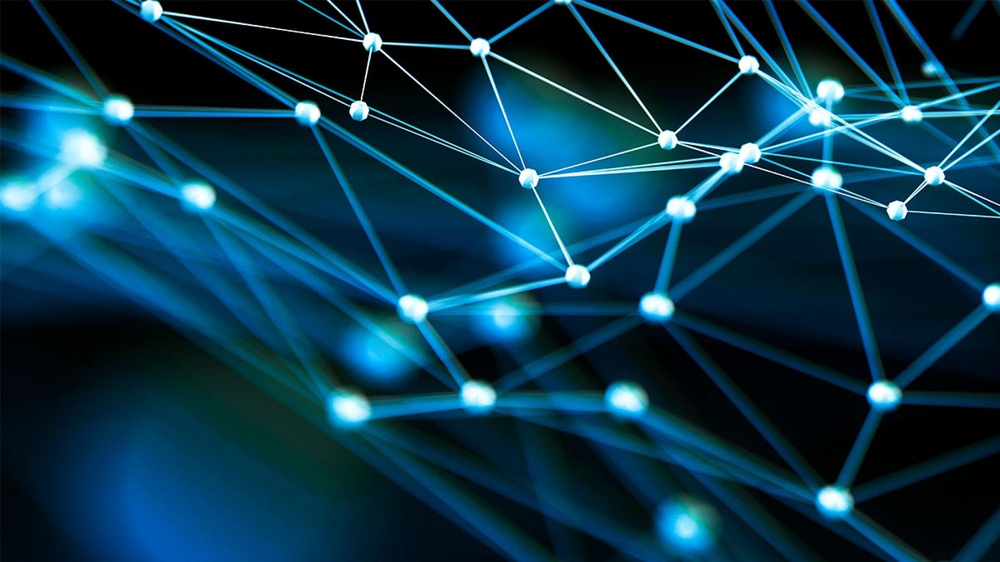
#> input picture Chapters/Resources/algorithms.jpg, 1000 x 562 px, shrunk from 1920 x 1080 before the run
$ python Chapter2.py
#> lines starting #> are read from the running program, lines starting #| are printed output that depends on the picture; after the words box and inside, x2 and y2 are one past the last pixel; in counts of white or black regions, pixels touching at a corner belong together
import cv2
import numpy as np
img = cv2.imread('Resources/algorithms.jpg')
#> img is the input picture: shape (562, 1000, 3); mean B, G, R 75.5, 55.4, 10.8

#Converting the image intro greyscale - cv2.cvtColor

imgGray = cv2.cvtColor(img,cv2.COLOR_BGR2GRAY)
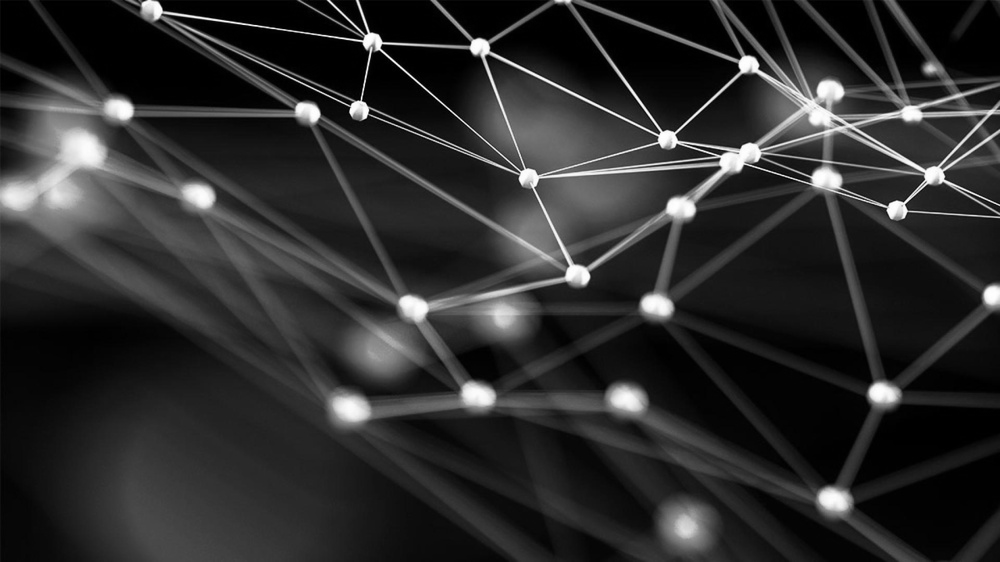
#> imgGray: shape (562, 1000); min 0, max 255, mean 44.3
cv2.imshow("Gray Image",imgGray)
'''cv2.waitKey(0)'''

#Blur Function

imgBlur = cv2.GaussianBlur(imgGray,(9,9),0)
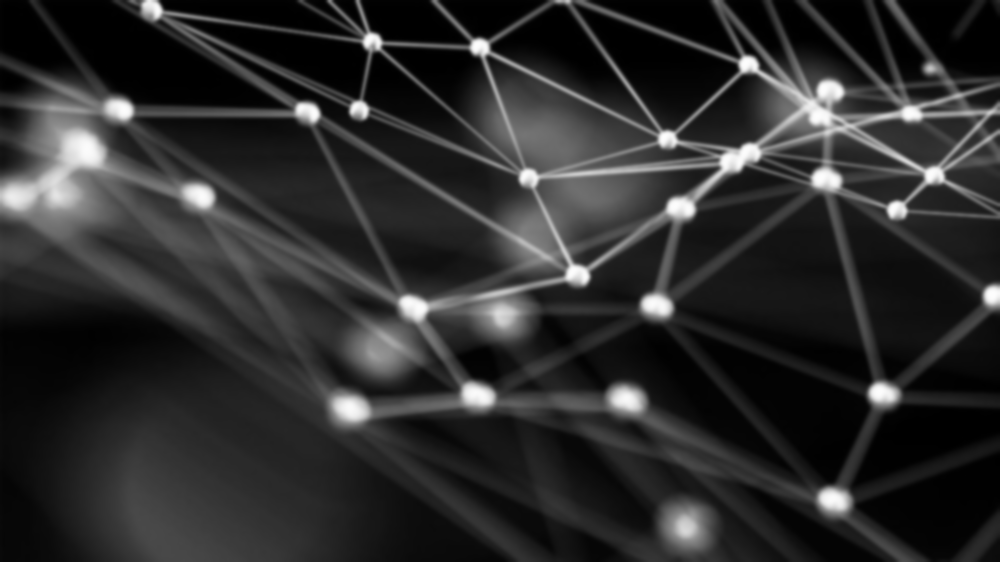
#> imgBlur: shape (562, 1000); min 0, max 253, mean 44.3
cv2.imshow("Blur Image",imgBlur)
'''cv2.waitKey(0)'''

#Edge Detector - to find the edges in our images

imgCanny = cv2.Canny(img,100,100) #Increase the threshold to increase/decrease the edges
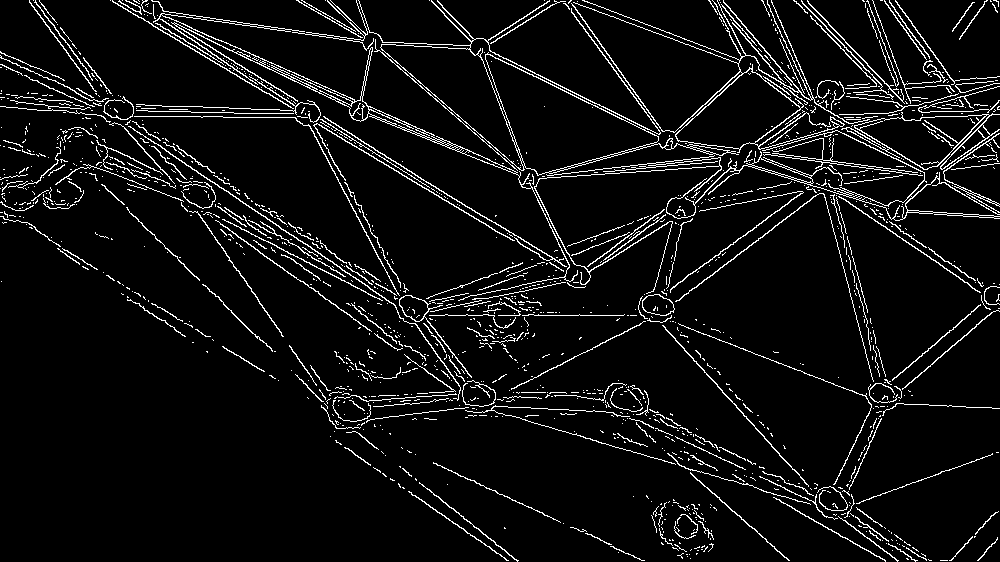
#> imgCanny: shape (562, 1000); 6.4% white in thin lines or dots
cv2.imshow('Canny image',imgCanny)
'''cv2.waitKey(0)'''

#Dialation - increasing the thickness of the edge

kernal = np.ones((5,5),np.uint8)
imgDialation = cv2.dilate(imgCanny,kernal,iterations=5)
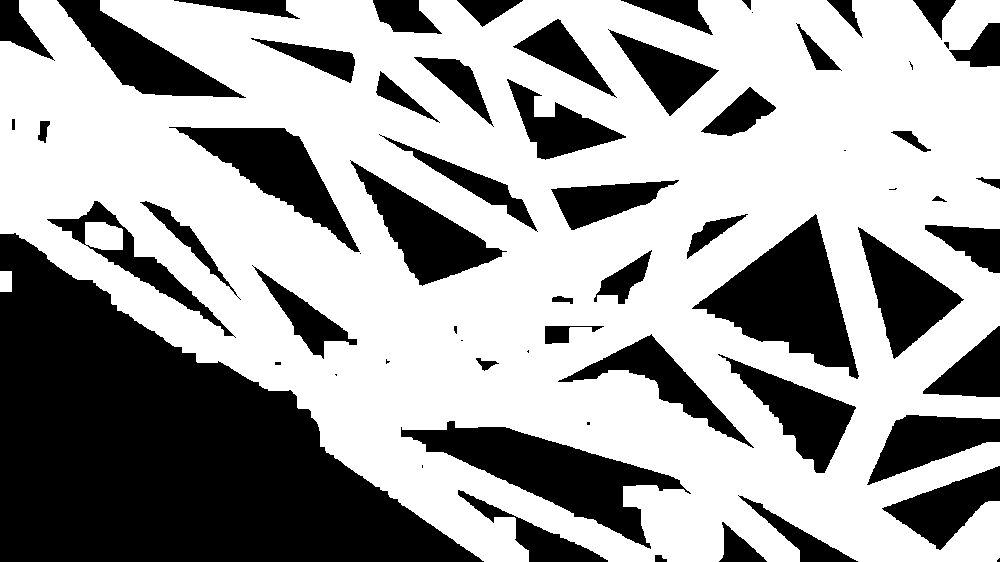
#> imgDialation: shape (562, 1000); 63.4% white; 64 black regions (13 under 20 px), largest, box (x1, y1, x2, y2) and area: (0, 233, 484, 562) 84110, (692, 214, 859, 379) 12144, (401, 421, 691, 549) 12144
cv2.imshow('Dialation image',imgDialation)
'''cv2.waitKey(0)'''

#Erotion - Decreasing the thickness of the edge or making it thinner

imgEroded = cv2.erode(imgDialation,kernal,iterations=1)
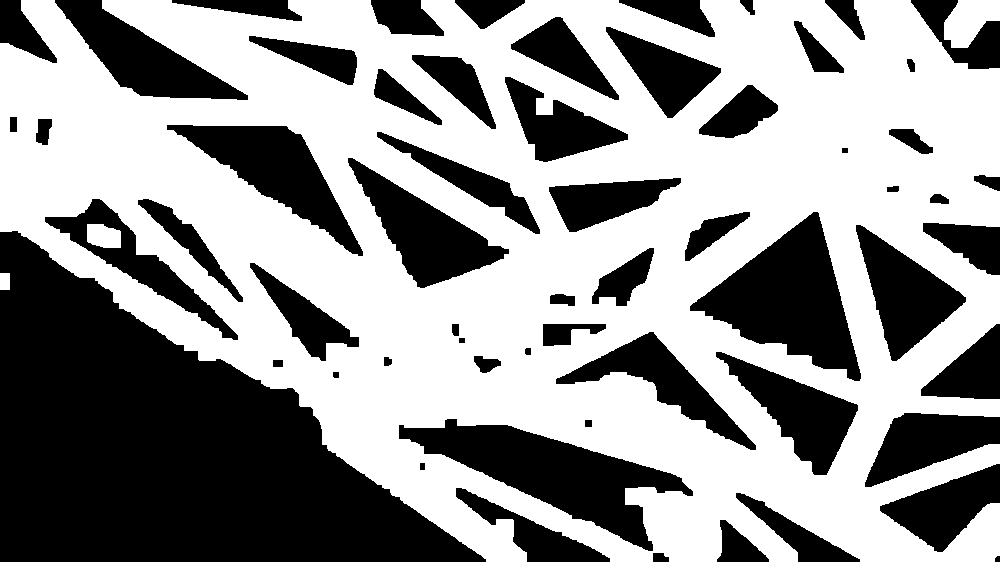
#> imgEroded: shape (562, 1000); 57.8% white; 60 black regions, largest, box (x1, y1, x2, y2) and area: (0, 231, 486, 562) 85836, (399, 419, 693, 551) 14004, (690, 212, 861, 381) 13492
cv2.imshow('Eroded image',imgEroded)
cv2.waitKey(0)
